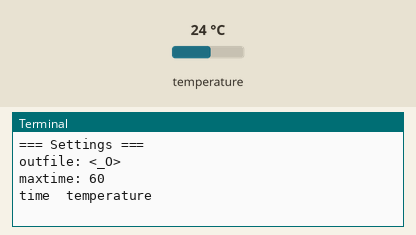
Simulated run of this program. Board: Raspberry Pi (BCM pin numbers). Parts: the last lines printed to the terminal. The test bench sets the inputs (shaded band); at power-on: temperature 24 °C. The clock reads 2024-03-15 10:24:30 at power-on unless the program sets it.

Above: at 1.2 s.
1.3 s: temperature set to 12 °C
At 2.9 s:
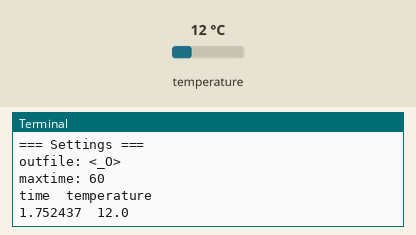
5.0 s: temperature set to 19 °C
At 5.6 s:
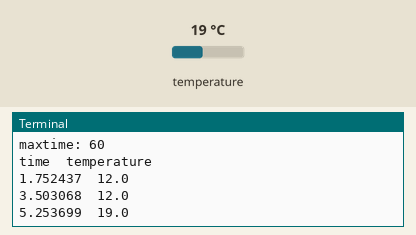
Timing chart, 0 to 8.0 s (numbered marks = the images above; inputs shaded):
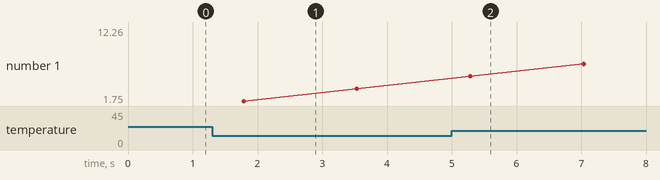

The program:

temperature.py
```python
#!/usr/bin/env python3

##################
## Adapted from ##
##################
# CamJam EduKit 2 - Sensors
# Worksheet 3 - Temperature

# Import Libraries
import os
import glob
import RPi.GPIO as GPIO
import time
import argparse
import sys
import datetime
import numpy

# Set the GPIO naming convention
GPIO.setmode(GPIO.BCM)
GPIO.setwarnings(False)

parser = argparse.ArgumentParser(description='Track temperature relative to a baseline.')

parser.add_argument('--outfile', nargs='?', type=argparse.FileType('w', bufsize=1),
                    default=sys.stdout,
                    help='''file where the time and temperature should be logged.
                    [Defaults: sys.stdout]''')
parser.add_argument('--maxtime', type=int, default=1*60,
                    help='''Maximum time the script should run for, in seconds.
                    [Default: 60]''')

# Parse command-line arguments
args = parser.parse_args()

sys.stdout.write('=== Settings ===\n')
sys.stdout.write("outfile: {}\n".format(args.outfile))
sys.stdout.write("maxtime: {}\n".format(args.maxtime))

# Initialise the baseline temperature to a dummy value
base_temp = -274

# Define the format of an line of data in the output file
data_line = "{0}\t{1}\n"

# Initialize the GPIO Pins
os.system('modprobe w1-gpio')  # Turns on the GPIO module
os.system('modprobe w1-therm')  # Turns on the Temperature module

# Finds the correct device file that holds the temperature data
base_dir = '/sys/bus/w1/devices/'
device_folder = glob.glob(base_dir + '28*')[0]
device_file = device_folder + '/w1_slave'


# A function that reads the sensors data
def read_temp_raw():
    f = open(device_file, 'r')  # Opens the temperature device file
    lines = f.readlines()  # Returns the text
    f.close()
    return lines


# Convert the value of the sensor into a temperature
def read_temp():
    lines = read_temp_raw()  # Read the temperature 'device file'

    # While the first line does not contain 'YES', wait for 0.2s
    # and then read the device file again.
    while lines[0].strip()[-3:] != 'YES':
        time.sleep(0.2)
        lines = read_temp_raw()

    # Look for the position of the '=' in the second line of the
    # device file.
    equals_pos = lines[1].find('t=')

    # If the '=' is found, convert the rest of the line after the
    # '=' into degrees Celsius, then degrees Fahrenheit
    if equals_pos != -1:
        temp_string = lines[1][equals_pos + 2:]
        temp_c = float(temp_string) / 1000.0
        return temp_c


# Get the time relative to the start of the experiment, in seconds
def time_since_t0():
    # Get the current time
    time_now = datetime.datetime.now()
    # Calculate the relative time elapsed since the reference time point
    time_relative = time_now - t0
    # Convert the relative time to seconds
    time_s = time_relative.total_seconds()
    return time_s


# Write a header for time and temperature in output file (or std out)
args.outfile.write('time\ttemperature\n')

# Initialise a list to store the `base_window` latest temperatures
latest_temp = []

# Initialise the reference time point of the experiment
# all subsequent time points will be measured relative to this one, in seconds
t0 = datetime.datetime.now()
time_s = time_since_t0()

# Collecte temperature
while time_s < args.maxtime:
    # Wait a second
    time.sleep(1)
    # Read the temperature
    temp = read_temp()
    # Get the time since t0 in seconds (as close as possible to the temperature measurement)
    time_s = time_since_t0()
    if not temp: # if no temperature could be read, move on to the next iteration (avoid writing an empty data line)
        continue
    # Write time and temperature in output file (or std out)
    args.outfile.write(data_line.format(time_s, temp))

sys.stdout.write('=== Successfully terminated ===\n')
```

Measured:
- after the input at 1.3 s, the terminal: prints a new line after 0.48 s (image 1)
- after the input at 5.0 s, the terminal: prints a new line after 0.29 s (image 2)
